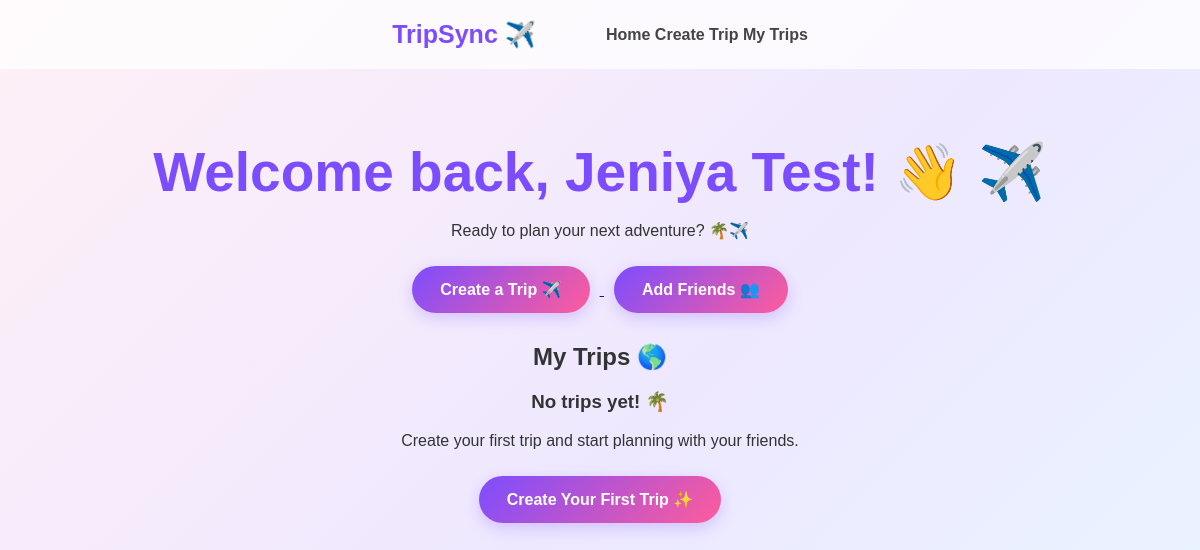
The page /dashboard (signed in) on the database as committed earlier.
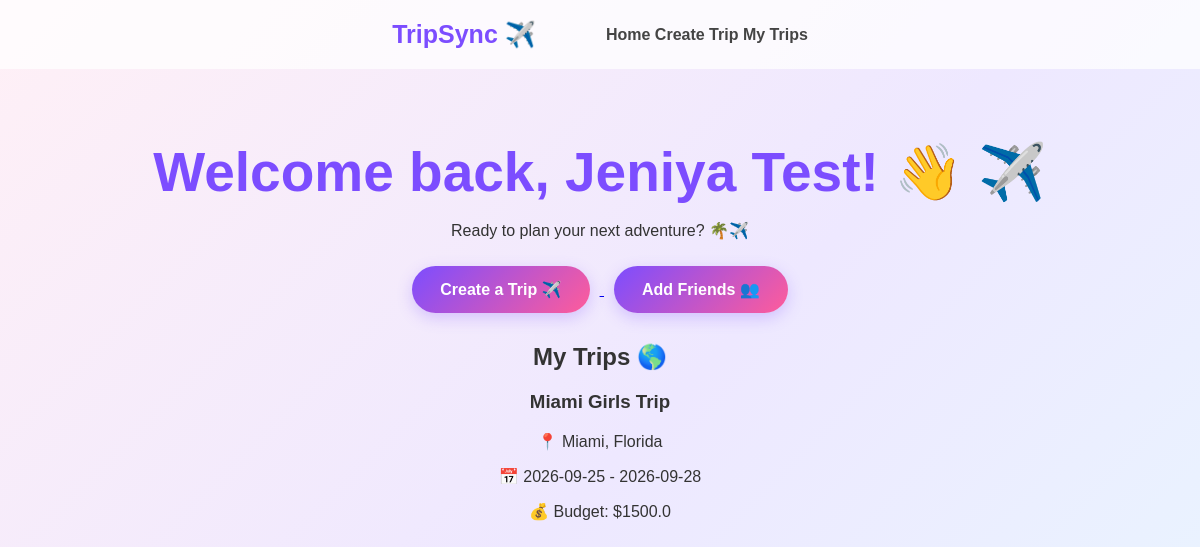
The same page on the database as committed later.
### tables this page shows
CREATE TABLE trips (
            id INTEGER PRIMARY KEY AUTOINCREMENT,
            user_id INTEGER NOT NULL,
            trip_name TEXT NOT NULL,
            destination TEXT NOT NULL,
            start_date TEXT NOT NULL,
            end_date TEXT NOT NULL,
            budget REAL NOT NULL,
            FOREIGN KEY (user_id) REFERENCES users (id)
        );

### app.py (the view)
@app.route("/dashboard")
def dashboard():
    if "user_id" not in session:
        return """
        <h2>Please sign in first.</h2>
        <a href="/login">Sign In</a>
        """
    connection = get_db_connection()
    trips = connection.execute(
        """
        SELECT *
        FROM trips
        WHERE user_id = ?
        ORDER BY start_date
        """,
        (session["user_id"],)
    ).fetchall()
    connection.close()
    return render_template(
        "dashboard.html",
        user_name=session["user_name"],
        trips=trips
    )

### app.py (called while the page is built)
def get_db_connection():
    connection = sqlite3.connect("database.db")
    connection.row_factory = sqlite3.Row
    return connection

### templates/dashboard.html (shortened to what this page needs)
<!DOCTYPE html>
<html lang="en">
<head>
    <link rel="stylesheet"
          href="{{ url_for('static', filename='style.css') }}">
</head>
<body>
    <nav>
        <h2>TripSync</h2>
        <div>
            <a href="{{ url_for('home') }}">Home</a>
            <a href="{{ url_for('create_trip') }}">Create Trip</a>
            <a href="#">My Trips</a>
        </div>
    </nav>
    <main class="dashboard-container">
        <h1>Welcome back, {{ user_name }}! 👋</h1>
        <p>
            Ready to plan your next adventure? 🌴✈️
        </p>
        <div class="dashboard-actions">
            <a href="{{ url_for('create_trip') }}">
                <button>Create a Trip ✈️</button>
            </a>
            <button>Add Friends 👥</button>
        </div>
        <section class="my-trips">
            <h2>My Trips 🌎</h2>
            {% if trips %}
                <div class="trip-cards">
                    {% for trip in trips %}
                        <div class="trip-card">
                            <h3>{{ trip["trip_name"] }}</h3>
                            <p>📍 {{ trip["destination"] }}</p>
                            <p>
                                📅 {{ trip["start_date"] }}
                                -
                                {{ trip["end_date"] }}
                            </p>
                            <p>
                                💰 Budget: ${{ trip["budget"] }}
                            </p>
                        </div>
                    {% endfor %}
                </div>
            {% else %}
                <div class="no-trips">
                    <h3>No trips yet! 🌴</h3>
                    <p>
                        Create your first trip and start planning
                        with your friends.
                    </p>
                    <a href="{{ url_for('create_trip') }}">
                        <button>Create Your First Trip ✨</button>
                    </a>
                </div>
            {% endif %}
        </section>
    </main>
</body>
</html>

### static/style.css (style rules this page uses)
body { font-family: Arial, sans-serif; margin: 0; min-height: 100vh; background: linear-gradient(135deg, #fff0f6, #eee8ff, #e7f8ff); color: #333; text-align: center; }
nav { width: 100%; display: flex; align-items: center; justify-content: center; gap: 30px; padding: 20px; box-sizing: border-box; position: absolute; top: 0; left: 0; background-color: rgba(255, 255, 255, 0.75); }
nav h2 { margin: 0 40px 0 0; color: #7c4dff; font-size: 25px; }
nav h2::after { content: " ✈️"; }
nav a { text-decoration: none; color: #444; font-weight: bold; transition: 0.3s; }
h1 { font-size: 55px; margin-top: 140px; margin-bottom: 10px; color: #7c4dff; }
h1::after { content: " ✈️"; }
button { padding: 14px 28px; margin: 10px; border: none; border-radius: 25px; background: linear-gradient(135deg, #7c4dff, #ff5c9a); color: white; font-size: 16px; font-weight: bold; cursor: pointer; box-shadow: 0 5px 15px rgba(124, 77, 255, 0.25); transition: 0.3s; }

Rows that differ between the two databases and show on the page:
added trips: trip_name "Miami Girls Trip", destination "Miami, Florida", start_date "2026-09-25", end_date "2026-09-28", budget "1500.0"
Other text that changed with them:
text no longer shown: "No trips yet! 🌴 Create your first trip and start planning with your friends. Create Your First Trip ✨"
